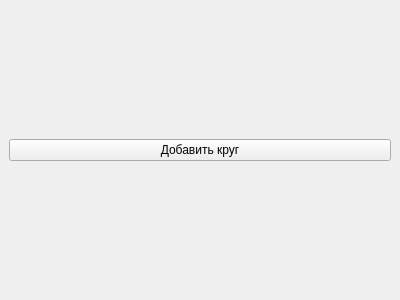
<?xml version="1.0" encoding="UTF-8"?>
<ui version="4.0">
 <class>MainWindow</class>
 <widget class="QMainWindow" name="MainWindow">
  <property name="geometry">
   <rect>
    <x>0</x>
    <y>0</y>
    <width>400</width>
    <height>300</height>
   </rect>
  </property>
  <widget class="QWidget" name="centralwidget">
   <layout class="QVBoxLayout" name="verticalLayout">
    <item>
     <widget class="QPushButton" name="pushButton">
      <property name="text">
       <string>Добавить круг</string>
      </property>
     </widget>
    </item>
   </layout>
  </widget>
  <property name="windowTitle">
   <string>PyQt6 Circles</string>
  </property>
 </widget>
 <resources/>
 <connections/>
</ui>
